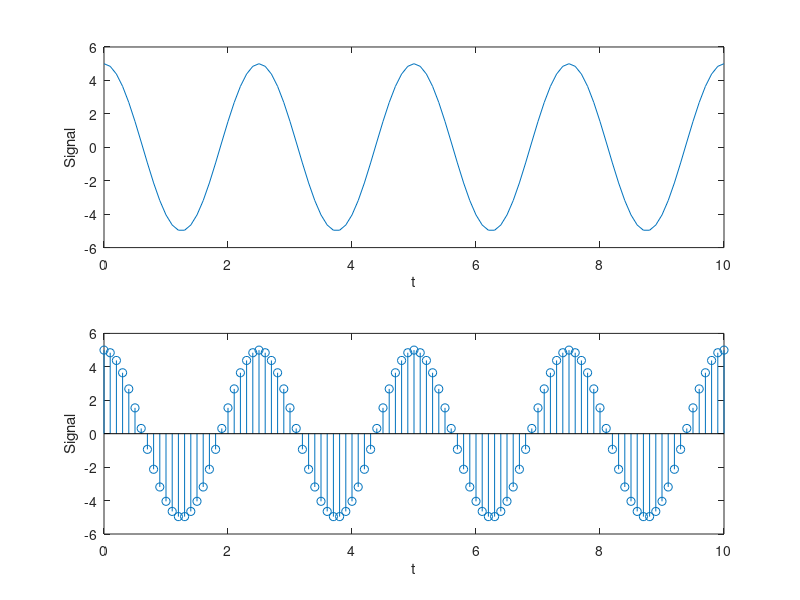

Write the MATLAB code that produced this figure.
% Name : Samarth Shah
% Roll No: AU1841145
% Lab1 (Question_2) Plot the continuous and discrete time sinusoidal wave for given amplitude, frequency,
%phase and sampling frequency.
frequency = 40; %defining frequency
sampling_freq =100; %defining sampling frequency
amplitude = 5; %defining amplitude
time = frequency / sampling_freq ; %defining time
samples = 0:0.1:10; %defining range
signal = amplitude * cos (2*pi*time* samples ); % output
subplot (2 ,1 ,1)%in order to have multiple graphs
plot ( samples , signal);
xlabel ('t');
ylabel ('Signal');
subplot (2 ,1 ,2)%in order to have multiple graphs
stem( samples , signal);
xlabel ('t');
ylabel ('Signal');

